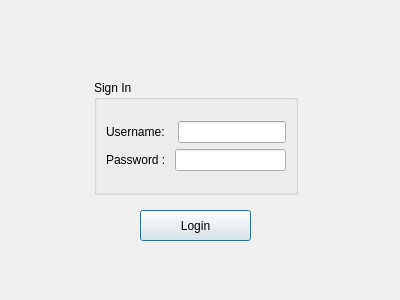
<?xml version="1.0" encoding="UTF-8"?>
<ui version="4.0">
 <class>loginDialog</class>
 <widget class="QDialog" name="loginDialog">
  <property name="geometry">
   <rect>
    <x>0</x>
    <y>0</y>
    <width>400</width>
    <height>300</height>
   </rect>
  </property>
  <property name="windowTitle">
   <string>Dialog</string>
  </property>
  <widget class="QWidget" name="layoutWidget">
   <property name="geometry">
    <rect>
     <x>10</x>
     <y>80</y>
     <width>371</width>
     <height>115</height>
    </rect>
   </property>
   <layout class="QHBoxLayout" name="horizontalLayout_3">
    <item>
     <spacer name="horizontalSpacer">
      <property name="orientation">
       <enum>Qt::Horizontal</enum>
      </property>
      <property name="sizeHint" stdset="0">
       <size>
        <width>40</width>
        <height>20</height>
       </size>
      </property>
     </spacer>
    </item>
    <item>
     <widget class="QGroupBox" name="groupBox">
      <property name="styleSheet">
       <string notr="true"/>
      </property>
      <property name="title">
       <string>Sign In</string>
      </property>
      <layout class="QGridLayout" name="gridLayout">
       <item row="0" column="0">
        <layout class="QVBoxLayout" name="verticalLayout">
         <item>
          <layout class="QHBoxLayout" name="horizontalLayout">
           <item>
            <widget class="QLabel" name="label_Username">
             <property name="text">
              <string>Username:  </string>
             </property>
            </widget>
           </item>
           <item>
            <widget class="QLineEdit" name="lineEdit_Username"/>
           </item>
          </layout>
         </item>
         <item>
          <layout class="QHBoxLayout" name="horizontalLayout_2">
           <item>
            <widget class="QLabel" name="label_Password">
             <property name="text">
              <string>Password : </string>
             </property>
            </widget>
           </item>
           <item>
            <widget class="QLineEdit" name="lineEdit_Password"/>
           </item>
          </layout>
         </item>
        </layout>
       </item>
      </layout>
     </widget>
    </item>
    <item>
     <spacer name="horizontalSpacer_2">
      <property name="orientation">
       <enum>Qt::Horizontal</enum>
      </property>
      <property name="sizeHint" stdset="0">
       <size>
        <width>40</width>
        <height>20</height>
       </size>
      </property>
     </spacer>
    </item>
   </layout>
  </widget>
  <widget class="QPushButton" name="loginButton">
   <property name="geometry">
    <rect>
     <x>140</x>
     <y>210</y>
     <width>111</width>
     <height>31</height>
    </rect>
   </property>
   <property name="styleSheet">
    <string notr="true">
</string>
   </property>
   <property name="text">
    <string>Login</string>
   </property>
  </widget>
 </widget>
 <resources/>
 <connections/>
</ui>
